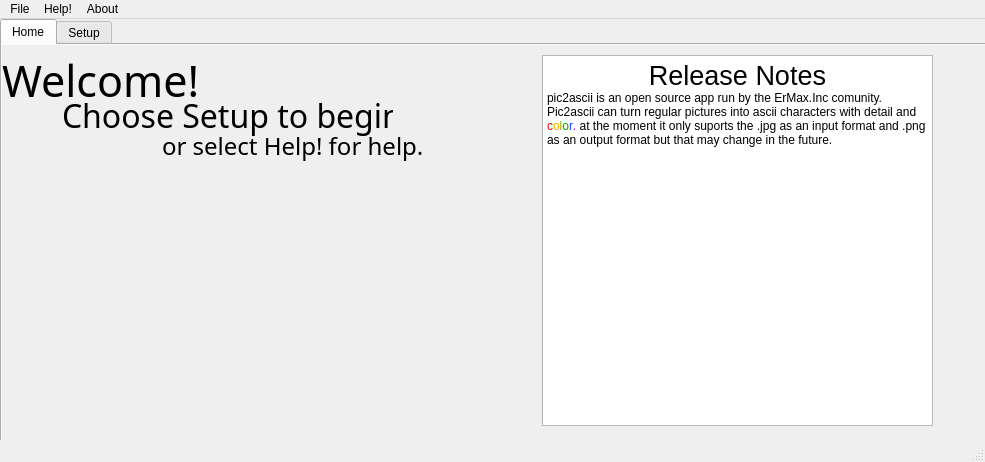
<?xml version="1.0" encoding="UTF-8"?>
<ui version="4.0">
 <class>MainWindow</class>
 <widget class="QMainWindow" name="MainWindow">
  <property name="enabled">
   <bool>true</bool>
  </property>
  <property name="geometry">
   <rect>
    <x>0</x>
    <y>0</y>
    <width>985</width>
    <height>462</height>
   </rect>
  </property>
  <property name="sizePolicy">
   <sizepolicy hsizetype="Preferred" vsizetype="Preferred">
    <horstretch>0</horstretch>
    <verstretch>0</verstretch>
   </sizepolicy>
  </property>
  <property name="minimumSize">
   <size>
    <width>985</width>
    <height>462</height>
   </size>
  </property>
  <property name="maximumSize">
   <size>
    <width>985</width>
    <height>462</height>
   </size>
  </property>
  <property name="font">
   <font>
    <weight>50</weight>
    <bold>false</bold>
    <stylestrategy>PreferAntialias</stylestrategy>
   </font>
  </property>
  <property name="cursor">
   <cursorShape>ArrowCursor</cursorShape>
  </property>
  <property name="mouseTracking">
   <bool>false</bool>
  </property>
  <property name="windowTitle">
   <string>ErMax.Inc-Pic2Ascii</string>
  </property>
  <property name="windowOpacity">
   <double>1.000000000000000</double>
  </property>
  <property name="toolButtonStyle">
   <enum>Qt::ToolButtonIconOnly</enum>
  </property>
  <property name="animated">
   <bool>false</bool>
  </property>
  <property name="tabShape">
   <enum>QTabWidget::Rounded</enum>
  </property>
  <property name="dockOptions">
   <set>QMainWindow::AllowTabbedDocks</set>
  </property>
  <widget class="QWidget" name="widgetMain">
   <widget class="QTabWidget" name="tabWidget">
    <property name="enabled">
     <bool>true</bool>
    </property>
    <property name="geometry">
     <rect>
      <x>0</x>
      <y>0</y>
      <width>987</width>
      <height>423</height>
     </rect>
    </property>
    <property name="focusPolicy">
     <enum>Qt::ClickFocus</enum>
    </property>
    <property name="statusTip">
     <string/>
    </property>
    <property name="tabPosition">
     <enum>QTabWidget::North</enum>
    </property>
    <property name="tabShape">
     <enum>QTabWidget::Rounded</enum>
    </property>
    <property name="currentIndex">
     <number>0</number>
    </property>
    <property name="iconSize">
     <size>
      <width>16</width>
      <height>16</height>
     </size>
    </property>
    <property name="elideMode">
     <enum>Qt::ElideNone</enum>
    </property>
    <property name="documentMode">
     <bool>false</bool>
    </property>
    <property name="tabsClosable">
     <bool>false</bool>
    </property>
    <property name="movable">
     <bool>true</bool>
    </property>
    <property name="tabBarAutoHide">
     <bool>false</bool>
    </property>
    <widget class="QWidget" name="tabHome">
     <property name="font">
      <font>
       <weight>50</weight>
       <bold>false</bold>
       <stylestrategy>PreferAntialias</stylestrategy>
      </font>
     </property>
     <property name="autoFillBackground">
      <bool>true</bool>
     </property>
     <attribute name="title">
      <string>Home</string>
     </attribute>
     <attribute name="toolTip">
      <string>This is the Home Tab</string>
     </attribute>
     <widget class="QLabel" name="label">
      <property name="geometry">
       <rect>
        <x>0</x>
        <y>0</y>
        <width>211</width>
        <height>71</height>
       </rect>
      </property>
      <property name="font">
       <font>
        <family>Yu Gothic UI Semilight</family>
        <pointsize>32</pointsize>
        <weight>50</weight>
        <bold>false</bold>
        <stylestrategy>PreferAntialias</stylestrategy>
       </font>
      </property>
      <property name="text">
       <string>Welcome!</string>
      </property>
     </widget>
     <widget class="QLabel" name="label_2">
      <property name="geometry">
       <rect>
        <x>60</x>
        <y>50</y>
        <width>331</width>
        <height>41</height>
       </rect>
      </property>
      <property name="font">
       <font>
        <family>Yu Gothic UI Light</family>
        <pointsize>24</pointsize>
        <weight>50</weight>
        <bold>false</bold>
        <stylestrategy>PreferAntialias</stylestrategy>
       </font>
      </property>
      <property name="text">
       <string>Choose Setup to begin,</string>
      </property>
      <property name="openExternalLinks">
       <bool>false</bool>
      </property>
     </widget>
     <widget class="QLabel" name="label_3">
      <property name="geometry">
       <rect>
        <x>160</x>
        <y>80</y>
        <width>261</width>
        <height>41</height>
       </rect>
      </property>
      <property name="font">
       <font>
        <family>Yu Gothic UI Light</family>
        <pointsize>18</pointsize>
        <weight>50</weight>
        <bold>false</bold>
        <stylestrategy>PreferAntialias</stylestrategy>
       </font>
      </property>
      <property name="text">
       <string>or select Help! for help.</string>
      </property>
     </widget>
     <widget class="QTextEdit" name="textEdit">
      <property name="enabled">
       <bool>true</bool>
      </property>
      <property name="geometry">
       <rect>
        <x>540</x>
        <y>10</y>
        <width>391</width>
        <height>371</height>
       </rect>
      </property>
      <property name="font">
       <font>
        <family>Yu Gothic UI</family>
        <weight>50</weight>
        <bold>false</bold>
        <stylestrategy>PreferAntialias</stylestrategy>
       </font>
      </property>
      <property name="cursor" stdset="0">
       <cursorShape>ArrowCursor</cursorShape>
      </property>
      <property name="mouseTracking">
       <bool>false</bool>
      </property>
      <property name="autoFillBackground">
       <bool>false</bool>
      </property>
      <property name="undoRedoEnabled">
       <bool>false</bool>
      </property>
      <property name="readOnly">
       <bool>true</bool>
      </property>
      <property name="html">
       <string>&lt;!DOCTYPE HTML PUBLIC &quot;-//W3C//DTD HTML 4.0//EN&quot; &quot;http://www.w3.org/TR/REC-html40/strict.dtd&quot;&gt;
&lt;html&gt;&lt;head&gt;&lt;meta name=&quot;qrichtext&quot; content=&quot;1&quot; /&gt;&lt;style type=&quot;text/css&quot;&gt;
p, li { white-space: pre-wrap; }
&lt;/style&gt;&lt;/head&gt;&lt;body style=&quot; font-family:'Yu Gothic UI'; font-size:8.25pt; font-weight:400; font-style:normal;&quot;&gt;
&lt;p align=&quot;center&quot; style=&quot; margin-top:0px; margin-bottom:0px; margin-left:0px; margin-right:0px; -qt-block-indent:0; text-indent:0px;&quot;&gt;&lt;span style=&quot; font-family:'MS Shell Dlg 2'; font-size:20pt;&quot;&gt;Release Notes&lt;/span&gt;&lt;/p&gt;
&lt;p style=&quot; margin-top:0px; margin-bottom:0px; margin-left:0px; margin-right:0px; -qt-block-indent:0; text-indent:0px;&quot;&gt;&lt;span style=&quot; font-family:'MS Shell Dlg 2'; font-size:9pt;&quot;&gt;pic2ascii is an open source app run by the ErMax.Inc comunity. Pic2ascii can turn regular pictures into ascii characters with detail and &lt;/span&gt;&lt;span style=&quot; font-family:'MS Shell Dlg 2'; font-size:9pt; color:#ff0000;&quot;&gt;c&lt;/span&gt;&lt;span style=&quot; font-family:'MS Shell Dlg 2'; font-size:9pt; color:#ffaa00;&quot;&gt;o&lt;/span&gt;&lt;span style=&quot; font-family:'MS Shell Dlg 2'; font-size:9pt; color:#a2a200;&quot;&gt;l&lt;/span&gt;&lt;span style=&quot; font-family:'MS Shell Dlg 2'; font-size:9pt; color:#00aa00;&quot;&gt;o&lt;/span&gt;&lt;span style=&quot; font-family:'MS Shell Dlg 2'; font-size:9pt; color:#0055ff;&quot;&gt;r&lt;/span&gt;&lt;span style=&quot; font-family:'MS Shell Dlg 2'; font-size:9pt; color:#aa00ff;&quot;&gt;. &lt;/span&gt;&lt;span style=&quot; font-family:'MS Shell Dlg 2'; font-size:9pt; color:#000000;&quot;&gt;at the moment it only suports the .jpg as an input format and .png as an output format but that may change in the future.&lt;/span&gt;&lt;/p&gt;&lt;/body&gt;&lt;/html&gt;</string>
      </property>
      <property name="acceptRichText">
       <bool>true</bool>
      </property>
     </widget>
    </widget>
    <widget class="QWidget" name="tabSetup">
     <property name="autoFillBackground">
      <bool>false</bool>
     </property>
     <attribute name="title">
      <string>Setup</string>
     </attribute>
     <attribute name="toolTip">
      <string>This is where you setup the source and ouput</string>
     </attribute>
     <widget class="QLabel" name="labelinDesk">
      <property name="geometry">
       <rect>
        <x>10</x>
        <y>10</y>
        <width>181</width>
        <height>20</height>
       </rect>
      </property>
      <property name="font">
       <font>
        <pointsize>10</pointsize>
        <weight>50</weight>
        <bold>false</bold>
        <stylestrategy>PreferAntialias</stylestrategy>
       </font>
      </property>
      <property name="text">
       <string>Input Image/Image Sequence:</string>
      </property>
     </widget>
     <widget class="QLineEdit" name="lineEditInDir">
      <property name="enabled">
       <bool>true</bool>
      </property>
      <property name="geometry">
       <rect>
        <x>260</x>
        <y>10</y>
        <width>451</width>
        <height>20</height>
       </rect>
      </property>
      <property name="font">
       <font>
        <weight>50</weight>
        <bold>false</bold>
        <stylestrategy>PreferAntialias</stylestrategy>
        <kerning>true</kerning>
       </font>
      </property>
      <property name="mouseTracking">
       <bool>false</bool>
      </property>
      <property name="frame">
       <bool>true</bool>
      </property>
      <property name="readOnly">
       <bool>true</bool>
      </property>
      <property name="clearButtonEnabled">
       <bool>false</bool>
      </property>
     </widget>
     <widget class="QPushButton" name="pushButtonImageIn">
      <property name="geometry">
       <rect>
        <x>750</x>
        <y>10</y>
        <width>211</width>
        <height>23</height>
       </rect>
      </property>
      <property name="text">
       <string>Browse (Image/Image Sequance)</string>
      </property>
     </widget>
     <widget class="QLabel" name="labelOutDesk">
      <property name="geometry">
       <rect>
        <x>10</x>
        <y>50</y>
        <width>231</width>
        <height>20</height>
       </rect>
      </property>
      <property name="font">
       <font>
        <pointsize>10</pointsize>
        <weight>50</weight>
        <bold>false</bold>
        <stylestrategy>PreferAntialias</stylestrategy>
       </font>
      </property>
      <property name="text">
       <string>Output Folder Image/Image Sequence:</string>
      </property>
     </widget>
     <widget class="QLineEdit" name="lineEditOutDir">
      <property name="geometry">
       <rect>
        <x>260</x>
        <y>50</y>
        <width>451</width>
        <height>20</height>
       </rect>
      </property>
      <property name="readOnly">
       <bool>true</bool>
      </property>
     </widget>
     <widget class="QPushButton" name="pushButtonFolderOut">
      <property name="geometry">
       <rect>
        <x>750</x>
        <y>50</y>
        <width>211</width>
        <height>23</height>
       </rect>
      </property>
      <property name="text">
       <string>Browse (Folder)</string>
      </property>
     </widget>
     <widget class="QLabel" name="labelFormatOut">
      <property name="geometry">
       <rect>
        <x>10</x>
        <y>80</y>
        <width>211</width>
        <height>20</height>
       </rect>
      </property>
      <property name="font">
       <font>
        <pointsize>10</pointsize>
        <weight>50</weight>
        <bold>false</bold>
        <stylestrategy>PreferAntialias</stylestrategy>
       </font>
      </property>
      <property name="text">
       <string>Output Image Formats (Supported):</string>
      </property>
     </widget>
     <widget class="QComboBox" name="comboBoxFormatOut">
      <property name="geometry">
       <rect>
        <x>230</x>
        <y>80</y>
        <width>111</width>
        <height>22</height>
       </rect>
      </property>
      <item>
       <property name="text">
        <string>PNG (Default)</string>
       </property>
      </item>
      <item>
       <property name="text">
        <string>JPG</string>
       </property>
      </item>
     </widget>
     <widget class="QProgressBar" name="progressBar">
      <property name="geometry">
       <rect>
        <x>10</x>
        <y>360</y>
        <width>961</width>
        <height>21</height>
       </rect>
      </property>
      <property name="value">
       <number>24</number>
      </property>
     </widget>
     <widget class="QPushButton" name="stop">
      <property name="geometry">
       <rect>
        <x>10</x>
        <y>310</y>
        <width>111</width>
        <height>31</height>
       </rect>
      </property>
      <property name="text">
       <string>Stop</string>
      </property>
     </widget>
     <widget class="QPushButton" name="start">
      <property name="geometry">
       <rect>
        <x>140</x>
        <y>310</y>
        <width>111</width>
        <height>31</height>
       </rect>
      </property>
      <property name="text">
       <string>Start</string>
      </property>
     </widget>
     <widget class="QComboBox" name="whatToDo">
      <property name="geometry">
       <rect>
        <x>10</x>
        <y>281</y>
        <width>241</width>
        <height>21</height>
       </rect>
      </property>
      <item>
       <property name="text">
        <string>Do nothing when finished (default)</string>
       </property>
      </item>
      <item>
       <property name="text">
        <string>Close window when finished</string>
       </property>
      </item>
      <item>
       <property name="text">
        <string>Shutdown the PC (Windows only) because you are insane</string>
       </property>
      </item>
     </widget>
    </widget>
   </widget>
  </widget>
  <widget class="QMenuBar" name="menubar">
   <property name="geometry">
    <rect>
     <x>0</x>
     <y>0</y>
     <width>985</width>
     <height>21</height>
    </rect>
   </property>
   <widget class="QMenu" name="menuFile">
    <property name="title">
     <string>File</string>
    </property>
    <addaction name="actionExit"/>
   </widget>
   <widget class="QMenu" name="menuHelp">
    <property name="title">
     <string>Help!</string>
    </property>
    <addaction name="actionContact"/>
   </widget>
   <widget class="QMenu" name="menuAbout">
    <property name="title">
     <string>About</string>
    </property>
    <addaction name="actionAbout_Pic2Ascii"/>
   </widget>
   <addaction name="menuFile"/>
   <addaction name="menuHelp"/>
   <addaction name="menuAbout"/>
  </widget>
  <widget class="QStatusBar" name="statusbar"/>
  <action name="actionExit">
   <property name="text">
    <string>Exit</string>
   </property>
   <property name="statusTip">
    <string>This exits the program</string>
   </property>
  </action>
  <action name="actionAbout_Pic2Ascii">
   <property name="text">
    <string>About Pic2Ascii/Licence</string>
   </property>
  </action>
  <action name="actionContact">
   <property name="text">
    <string>Contact</string>
   </property>
  </action>
 </widget>
 <resources/>
 <connections/>
</ui>
